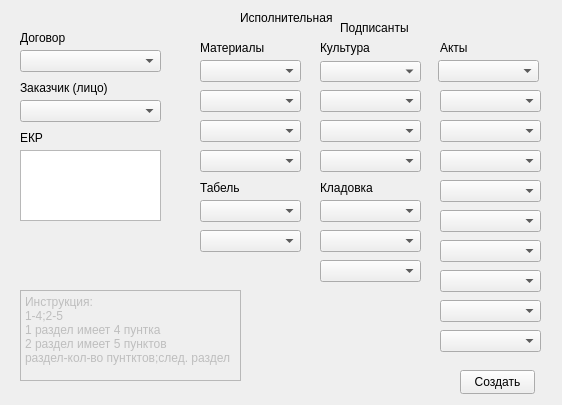
<?xml version="1.0" encoding="UTF-8"?>
<ui version="4.0">
 <class>Form</class>
 <widget class="QWidget" name="Form">
  <property name="geometry">
   <rect>
    <x>0</x>
    <y>0</y>
    <width>562</width>
    <height>405</height>
   </rect>
  </property>
  <property name="windowTitle">
   <string>Form</string>
  </property>
  <widget class="QTextEdit" name="ekr">
   <property name="geometry">
    <rect>
     <x>20</x>
     <y>150</y>
     <width>141</width>
     <height>71</height>
    </rect>
   </property>
  </widget>
  <widget class="QLabel" name="label_3">
   <property name="geometry">
    <rect>
     <x>340</x>
     <y>20</y>
     <width>121</width>
     <height>16</height>
    </rect>
   </property>
   <property name="text">
    <string>Подписанты</string>
   </property>
  </widget>
  <widget class="QLabel" name="label_10">
   <property name="geometry">
    <rect>
     <x>200</x>
     <y>40</y>
     <width>101</width>
     <height>16</height>
    </rect>
   </property>
   <property name="text">
    <string>Материалы</string>
   </property>
  </widget>
  <widget class="QComboBox" name="cult_1">
   <property name="geometry">
    <rect>
     <x>320</x>
     <y>61</y>
     <width>101</width>
     <height>21</height>
    </rect>
   </property>
  </widget>
  <widget class="QLabel" name="label_11">
   <property name="geometry">
    <rect>
     <x>320</x>
     <y>40</y>
     <width>61</width>
     <height>16</height>
    </rect>
   </property>
   <property name="text">
    <string>Культура</string>
   </property>
  </widget>
  <widget class="QComboBox" name="tab_1">
   <property name="geometry">
    <rect>
     <x>200</x>
     <y>200</y>
     <width>101</width>
     <height>22</height>
    </rect>
   </property>
  </widget>
  <widget class="QComboBox" name="act_8">
   <property name="geometry">
    <rect>
     <x>440</x>
     <y>270</y>
     <width>101</width>
     <height>22</height>
    </rect>
   </property>
  </widget>
  <widget class="QComboBox" name="stor_3">
   <property name="geometry">
    <rect>
     <x>320</x>
     <y>260</y>
     <width>101</width>
     <height>22</height>
    </rect>
   </property>
  </widget>
  <widget class="QComboBox" name="act_9">
   <property name="geometry">
    <rect>
     <x>440</x>
     <y>300</y>
     <width>101</width>
     <height>22</height>
    </rect>
   </property>
  </widget>
  <widget class="QLabel" name="label_5">
   <property name="geometry">
    <rect>
     <x>20</x>
     <y>30</y>
     <width>49</width>
     <height>16</height>
    </rect>
   </property>
   <property name="text">
    <string>Договор</string>
   </property>
  </widget>
  <widget class="QComboBox" name="tab_2">
   <property name="geometry">
    <rect>
     <x>200</x>
     <y>230</y>
     <width>101</width>
     <height>22</height>
    </rect>
   </property>
  </widget>
  <widget class="QComboBox" name="act_5">
   <property name="geometry">
    <rect>
     <x>440</x>
     <y>180</y>
     <width>101</width>
     <height>22</height>
    </rect>
   </property>
  </widget>
  <widget class="QComboBox" name="contract">
   <property name="geometry">
    <rect>
     <x>20</x>
     <y>50</y>
     <width>141</width>
     <height>22</height>
    </rect>
   </property>
  </widget>
  <widget class="QLabel" name="label_4">
   <property name="geometry">
    <rect>
     <x>20</x>
     <y>80</y>
     <width>101</width>
     <height>16</height>
    </rect>
   </property>
   <property name="text">
    <string>Заказчик (лицо)</string>
   </property>
  </widget>
  <widget class="QLabel" name="label_12">
   <property name="geometry">
    <rect>
     <x>320</x>
     <y>180</y>
     <width>61</width>
     <height>16</height>
    </rect>
   </property>
   <property name="text">
    <string>Кладовка</string>
   </property>
  </widget>
  <widget class="QComboBox" name="mat_4">
   <property name="geometry">
    <rect>
     <x>200</x>
     <y>150</y>
     <width>101</width>
     <height>22</height>
    </rect>
   </property>
  </widget>
  <widget class="QComboBox" name="act_7">
   <property name="geometry">
    <rect>
     <x>440</x>
     <y>240</y>
     <width>101</width>
     <height>22</height>
    </rect>
   </property>
  </widget>
  <widget class="QComboBox" name="mat_2">
   <property name="geometry">
    <rect>
     <x>200</x>
     <y>90</y>
     <width>101</width>
     <height>22</height>
    </rect>
   </property>
  </widget>
  <widget class="QLabel" name="label_13">
   <property name="geometry">
    <rect>
     <x>440</x>
     <y>40</y>
     <width>49</width>
     <height>16</height>
    </rect>
   </property>
   <property name="text">
    <string>Акты</string>
   </property>
  </widget>
  <widget class="QComboBox" name="cult_4">
   <property name="geometry">
    <rect>
     <x>320</x>
     <y>150</y>
     <width>101</width>
     <height>22</height>
    </rect>
   </property>
  </widget>
  <widget class="QComboBox" name="act_6">
   <property name="geometry">
    <rect>
     <x>440</x>
     <y>210</y>
     <width>101</width>
     <height>22</height>
    </rect>
   </property>
  </widget>
  <widget class="QComboBox" name="act_10">
   <property name="geometry">
    <rect>
     <x>440</x>
     <y>330</y>
     <width>101</width>
     <height>22</height>
    </rect>
   </property>
  </widget>
  <widget class="QComboBox" name="act_2">
   <property name="geometry">
    <rect>
     <x>440</x>
     <y>90</y>
     <width>101</width>
     <height>22</height>
    </rect>
   </property>
  </widget>
  <widget class="QComboBox" name="cult_3">
   <property name="geometry">
    <rect>
     <x>320</x>
     <y>120</y>
     <width>101</width>
     <height>22</height>
    </rect>
   </property>
  </widget>
  <widget class="QComboBox" name="stor_1">
   <property name="geometry">
    <rect>
     <x>320</x>
     <y>200</y>
     <width>101</width>
     <height>22</height>
    </rect>
   </property>
  </widget>
  <widget class="QComboBox" name="customer">
   <property name="geometry">
    <rect>
     <x>20</x>
     <y>100</y>
     <width>141</width>
     <height>22</height>
    </rect>
   </property>
  </widget>
  <widget class="QComboBox" name="cult_2">
   <property name="geometry">
    <rect>
     <x>320</x>
     <y>90</y>
     <width>101</width>
     <height>22</height>
    </rect>
   </property>
  </widget>
  <widget class="QComboBox" name="stor_2">
   <property name="geometry">
    <rect>
     <x>320</x>
     <y>230</y>
     <width>101</width>
     <height>22</height>
    </rect>
   </property>
  </widget>
  <widget class="QComboBox" name="mat_1">
   <property name="geometry">
    <rect>
     <x>200</x>
     <y>60</y>
     <width>101</width>
     <height>22</height>
    </rect>
   </property>
  </widget>
  <widget class="QComboBox" name="act_4">
   <property name="geometry">
    <rect>
     <x>440</x>
     <y>150</y>
     <width>101</width>
     <height>22</height>
    </rect>
   </property>
  </widget>
  <widget class="QComboBox" name="act_3">
   <property name="geometry">
    <rect>
     <x>440</x>
     <y>120</y>
     <width>101</width>
     <height>22</height>
    </rect>
   </property>
  </widget>
  <widget class="QComboBox" name="act_1">
   <property name="geometry">
    <rect>
     <x>438</x>
     <y>60</y>
     <width>101</width>
     <height>22</height>
    </rect>
   </property>
  </widget>
  <widget class="QLabel" name="label_2">
   <property name="geometry">
    <rect>
     <x>20</x>
     <y>130</y>
     <width>49</width>
     <height>16</height>
    </rect>
   </property>
   <property name="text">
    <string>ЕКР</string>
   </property>
  </widget>
  <widget class="QComboBox" name="mat_3">
   <property name="geometry">
    <rect>
     <x>200</x>
     <y>120</y>
     <width>101</width>
     <height>22</height>
    </rect>
   </property>
  </widget>
  <widget class="QLabel" name="label_9">
   <property name="geometry">
    <rect>
     <x>200</x>
     <y>180</y>
     <width>91</width>
     <height>16</height>
    </rect>
   </property>
   <property name="text">
    <string>Табель</string>
   </property>
  </widget>
  <widget class="QPushButton" name="b_ok">
   <property name="geometry">
    <rect>
     <x>460</x>
     <y>370</y>
     <width>75</width>
     <height>24</height>
    </rect>
   </property>
   <property name="text">
    <string>Создать</string>
   </property>
  </widget>
  <widget class="QLabel" name="label">
   <property name="geometry">
    <rect>
     <x>240</x>
     <y>10</y>
     <width>111</width>
     <height>16</height>
    </rect>
   </property>
   <property name="text">
    <string>Исполнительная</string>
   </property>
  </widget>
  <widget class="QTextEdit" name="textEdit">
   <property name="enabled">
    <bool>false</bool>
   </property>
   <property name="geometry">
    <rect>
     <x>20</x>
     <y>290</y>
     <width>221</width>
     <height>91</height>
    </rect>
   </property>
   <property name="html">
    <string>&lt;!DOCTYPE HTML PUBLIC &quot;-//W3C//DTD HTML 4.0//EN&quot; &quot;http://www.w3.org/TR/REC-html40/strict.dtd&quot;&gt;
&lt;html&gt;&lt;head&gt;&lt;meta name=&quot;qrichtext&quot; content=&quot;1&quot; /&gt;&lt;meta charset=&quot;utf-8&quot; /&gt;&lt;style type=&quot;text/css&quot;&gt;
p, li { white-space: pre-wrap; }
&lt;/style&gt;&lt;/head&gt;&lt;body style=&quot; font-family:'Segoe UI'; font-size:9pt; font-weight:400; font-style:normal;&quot;&gt;
&lt;p style=&quot; margin-top:0px; margin-bottom:0px; margin-left:0px; margin-right:0px; -qt-block-indent:0; text-indent:0px;&quot;&gt;Инструкция:&lt;/p&gt;
&lt;p style=&quot; margin-top:0px; margin-bottom:0px; margin-left:0px; margin-right:0px; -qt-block-indent:0; text-indent:0px;&quot;&gt;1-4;2-5&lt;/p&gt;
&lt;p style=&quot; margin-top:0px; margin-bottom:0px; margin-left:0px; margin-right:0px; -qt-block-indent:0; text-indent:0px;&quot;&gt;1 раздел имеет 4 пунтка&lt;/p&gt;
&lt;p style=&quot; margin-top:0px; margin-bottom:0px; margin-left:0px; margin-right:0px; -qt-block-indent:0; text-indent:0px;&quot;&gt;2 раздел имеет 5 пунктов&lt;/p&gt;
&lt;p style=&quot; margin-top:0px; margin-bottom:0px; margin-left:0px; margin-right:0px; -qt-block-indent:0; text-indent:0px;&quot;&gt;раздел-кол-во пунтктов;след. раздел&lt;/p&gt;&lt;/body&gt;&lt;/html&gt;</string>
   </property>
  </widget>
 </widget>
 <resources/>
 <connections/>
</ui>
